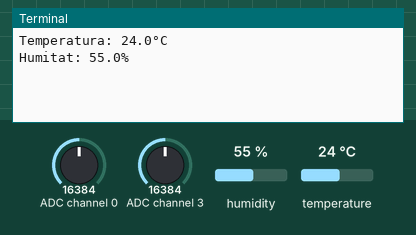
Simulated run of this program. Board: Raspberry Pi (BCM pin numbers). Shown: the last lines printed to the terminal. The inputs (shaded band) are chosen by the test bench; at power-on: humidity 55 %, ADC channel 0 = 16384, ADC channel 3 = 16384, temperature 24 °C (analog values on the 0–32767 scale).

Above: at 1.2 s.
1.3 s: humidity set to 22 %
At 3.3 s:
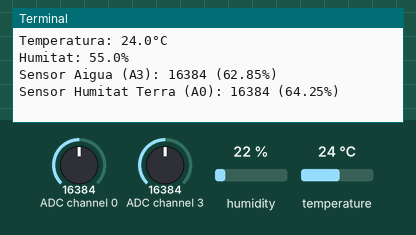
5.5 s: ADC channel 0 set to 22936
At 7.4 s:
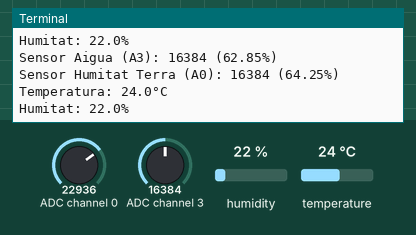
9.7 s: ADC channel 3 set to 22936
At 11.2 s:
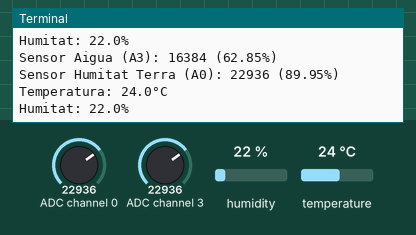
13.9 s: temperature set to 12 °C
At 17.8 s:
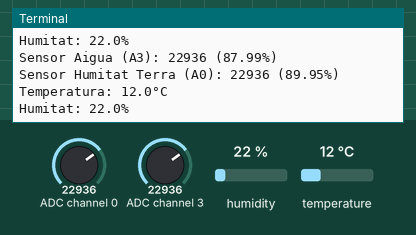
18.1 s: ADC channel 0 set to 25827
At 19.3 s:
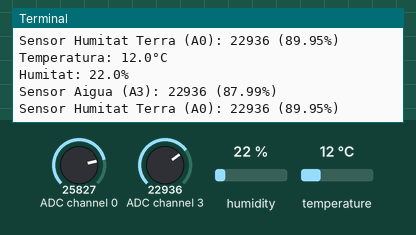
22.3 s: ADC channel 3 set to 25827
At 24.3 s:
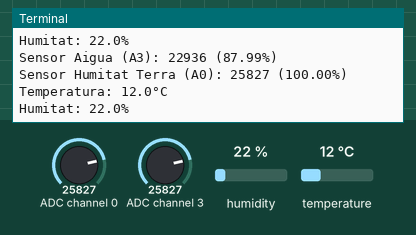
Timing chart, 0 to 25.8 s (numbered marks = the images above; inputs shaded):
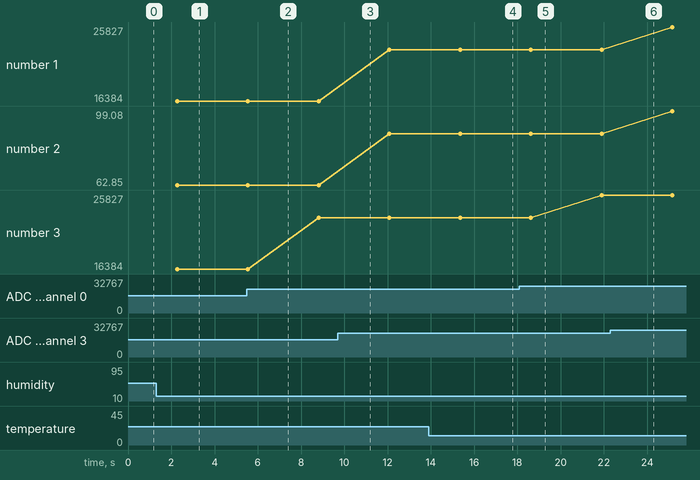

The program:

start.py
```python
import time
import board
import Adafruit_ADS1x15
import adafruit_dht

# Crear una instància del ADC ADS1115
ADC = Adafruit_ADS1x15.ADS1115(busnum = 1)

# Adreça I2C del ADS1115 (per defecte 0x48)
ADS1115_ADDRESS = 0x48

# Canals del ADC
WATER_SENSOR_CHANNEL = 3  # A3 per al sensor d'aigua
SOIL_SENSOR_CHANNEL = 0   # A0 per al sensor d'humitat de terra

# Guany del ADC (rang de tensió d'entrada)
GAIN = 1  # ±4.096V

# Calibració del sensor d'aigua
MIN_ADC_VALUE_WATER = 0    # Valor mínim en condicions seques
MAX_ADC_VALUE_WATER = 26068  # Valor màxim submergit en aigua

# Calibració del sensor d'humitat de terra
MIN_ADC_VALUE_SOIL = 0      # Valor mínim en condicions seques
MAX_ADC_VALUE_SOIL = 25500    # Valor màxim en condicions humides

# Inicialitza el dispositiu d'humitat i temperatura DHT11 al pin GPIO4
dhtDevice = adafruit_dht.DHT11(board.D4)


def llegir_percentatge(adc_value, min_val, max_val):
    """
    Converteix el valor digitalitzat a un percentatge.
    :param adc_value: Valor digital del ADC.
    :param min_val: Valor mínim del sensor.
    :param max_val: Valor màxim del sensor.
    :return: Percentatge calculat (0-100%).
    """
    percentatge = (adc_value - min_val) / (max_val - min_val) * 100
    return max(0, min(100, percentatge))  # Assegurar que el valor està entre 0 i 100

try:
    while True:
        # Llegir el canal A3 (sensor d'aigua)
        water_value = ADC.read_adc(WATER_SENSOR_CHANNEL, gain=GAIN)
        water_percentage = llegir_percentatge(water_value, MIN_ADC_VALUE_WATER, MAX_ADC_VALUE_WATER)

        # Llegir el canal A0 (sensor d'humitat de terra)
        soil_value = ADC.read_adc(SOIL_SENSOR_CHANNEL, gain=GAIN)
        soil_percentage = llegir_percentatge(soil_value, MIN_ADC_VALUE_SOIL, MAX_ADC_VALUE_SOIL)

        # Llegit el pin 4 (sensor d'humitat i termperatura)
        temperature_c = dhtDevice.temperature
        humidity = dhtDevice.humidity
        if temperature_c is not None and humidity is not None:
            print(f"Temperatura: {temperature_c:.1f}°C")
            print(f"Humitat: {humidity:.1f}%")
        else:
            print("Error en la lectura del sensor. Intentant de nou...")
        time.sleep(2.0)

        # Mostrar els resultats
        print(f"Sensor Aigua (A3): {water_value} ({water_percentage:.2f}%)")
        print(f"Sensor Humitat Terra (A0): {soil_value} ({soil_percentage:.2f}%)")

        # Pausa d'1 segon entre lectures
        time.sleep(1)

except KeyboardInterrupt:
    print("Lectura aturada per l'usuari.")
```

Measured:
- after the input at 13.9 s, the terminal: prints a new line after 2.7 s (image 4)
- plotted number 2: 62.85 → 87.99 after the input at 9.7 s, 87.99 → 99.08 after the input at 22.3 s
- plotted number 3: 16384 → 22936 after the input at 5.5 s, 22936 → 25827 after the input at 18.1 s
